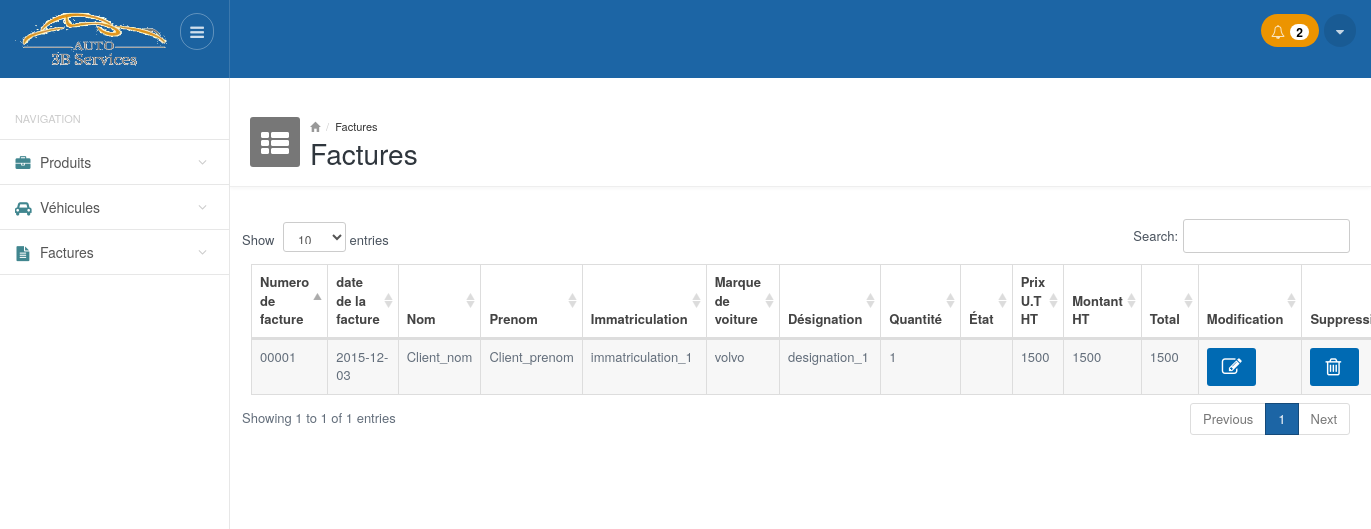
The app's page /factures.php (signed in), older data.
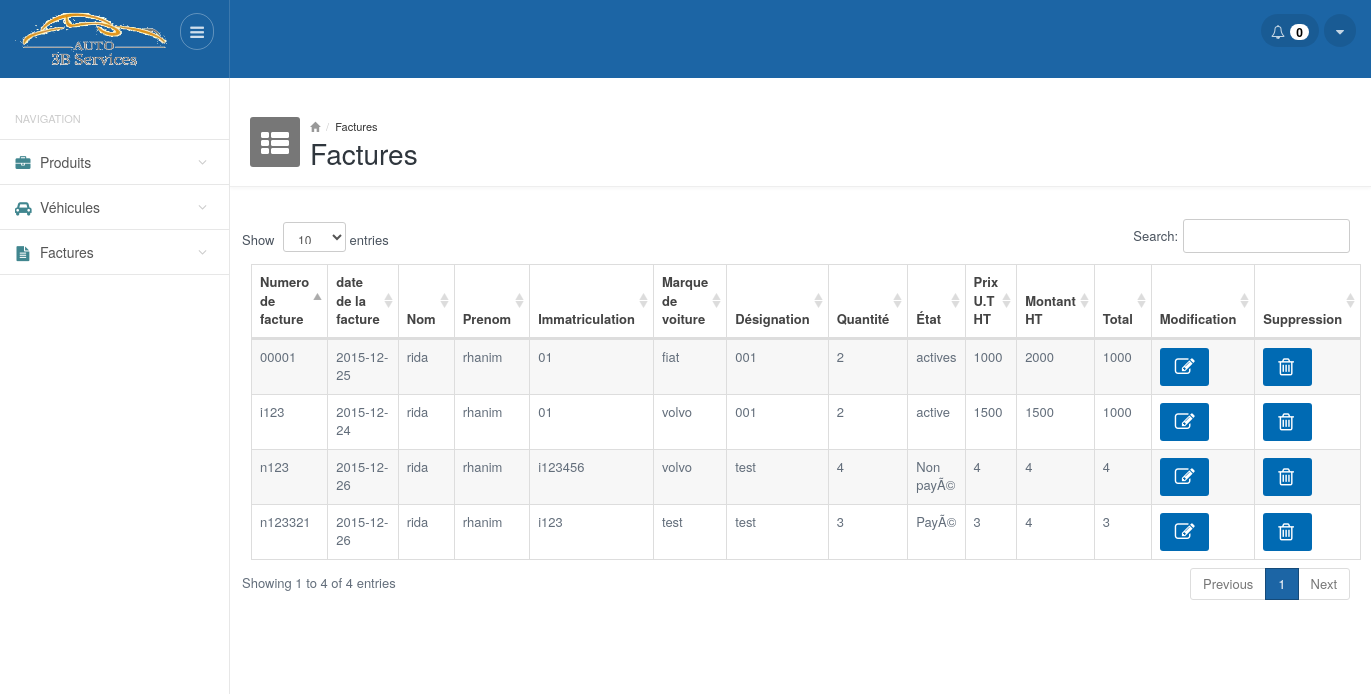
The same page, newer data.
### tables this page shows
CREATE TABLE IF NOT EXISTS `factures` (
  `num_fact` varchar(25) NOT NULL,
  `date_fact` date NOT NULL,
  `nom` varchar(25) NOT NULL,
  `prenom` varchar(25) NOT NULL,
  `immatriculation` varchar(25) NOT NULL,
  `marque_voiture` varchar(25) NOT NULL,
  `designation` varchar(50) NOT NULL,
  `qte` int(10) NOT NULL,
  `etat_facture` varchar(10) NOT NULL,
  `prix` float NOT NULL,
  `montant` float NOT NULL,
  `total` float NOT NULL
);

### functions.php (called while the page is built, shortened)
<?php
function getAllFactures()
{
     $result = mysql_query("SELECT * FROM factures ") or die(mysql_error());
     $factures = array();
     while($row = mysql_fetch_array($result))
        $factures[] = $row;
    return $factures;
}
function getNotifProducts()
{
    $result = mysql_query("SELECT count(*) FROM produits WHERE qte_min>=qte") or die(mysql_error());
    $count = mysql_fetch_array($result);
    return $count[0];
}
?>

### factures.php (the view, shortened to what this page needs)
<?php
require_once __DIR__ . '/functions.php';
require_once __DIR__ . '/header.php'; ?>
<div class="mainpanel">
    <div class="pageheader">
        <div class="media">
            <div class="pageicon pull-left">
                <i class="fa fa-th-list"></i>
            </div>
            <div class="media-body">
                <ul class="breadcrumb">
                    <li><a href="#"><i class="glyphicon glyphicon-home"></i></a></li>
                    <li><a href="#">Factures</a></li>
                </ul>
                <h4>Factures</h4>
            </div>
        </div>
    </div>
    <div class="contentpanel">
        <div class="panel panel-primary-head">
            <div>
            </div>
            <table id="basicTable" class="table table-striped table-bordered responsive">
                <thead class="">
                    <tr>
                        <th>Numero de facture</th>
                        <th>date de la facture</th>
                        <th>Nom</th>
                        <th>Prenom</th>
                        <th>Immatriculation</th>
                        <th>Marque de voiture</th>
                        <th>Désignation</th>
                        <th>Quantité</th>
                        <th>État</th>
                        <th>Prix U.T HT</th>
                        <th>Montant HT</th>
                        <th>Total</th>
                        <th>Modification</th>
                        <th>Suppression</th>
                    </tr>
                </thead>
                <tbody>
                    <?php
                      $factures= getAllFactures();
                      foreach($factures as $facture){ ?>
                            <tr>
                              <td><?php echo $facture['num_fact']; ?> </td>
                              <td><?php echo $facture['date_fact']; ?> </td>
                              <td><?php echo $facture['nom']; ?> </td>
                              <td><?php echo $facture['prenom']; ?> </td>
                              <td><?php echo $facture['immatriculation']; ?> </td>
                              <td><?php echo $facture['marque_voiture']; ?> </td>
                              <td><?php echo $facture['designation']; ?> </td>
                              <td><?php echo $facture['qte']; ?> </td>
                              <td><?php echo $facture['etat_facture']; ?> </td>
                              <td><?php echo $facture['prix']; ?> </td>
                              <td><?php echo $facture['montant']; ?> </td>
                              <td><?php echo $facture['total']; ?> </td>
                              <td class="center"><a class="btn btn-primary blue_b" href="modifier_facture.php?num_fact=<?php echo $facture['num_fact']; ?>"><i class="fa fa-edit"></i></a></td>
                              <td class="center"><a class="btn btn-primary blue_b" href="php_supprimer_facture.php?num_fact=<?php echo $facture['num_fact']; ?>"><i class="fa fa-trash-o"></i></a></td>
                          </tr>
                        <?php } ?>
                </tbody>
            </table>
        </div>
        <br />
    </div>
</div>
<?php
require_once __DIR__ . '/footer.php'; ?>

### header.php (shortened to what this page needs)
<!DOCTYPE html>
<html lang="en">
<head>
        <link href="css/style.default.css" rel="stylesheet">
        <link href="css/select2.css" rel="stylesheet" />
        <link href="css/style.datatables.css" rel="stylesheet">
        <link href="cdn.datatables.net/responsive/1.0.1/css/dataTables.responsive.css" rel="stylesheet">
    </head>
    <body>
        <header>
            <div class="headerwrapper">
                <div class="header-left">
                    <a href="#" class="logo">
                        <img src="images/logo.gif" alt="" style="width: 160px;height: 81px;margin-bottom: -16px;margin-top: -20px;">
                    </a>
                    <div class="pull-right">
                        <a href="#" class="menu-collapse">
                            <i class="fa fa-bars"></i>
                        </a>
                    </div>
                </div>
                <div class="header-right">
                    <div class="pull-right">
                            <div class="btn-group btn-group-list btn-group-notification">
                        <?php if(getNotifProducts() == 0) {?>
                            <button type="button" class="btn btn-default dropdown-toggle" data-toggle="dropdown">
                        <?php } else { ?>
                                <button type="button" class="btn btn-default dropdown-toggle orange" data-toggle="dropdown">
                        <?php } ?>
                              <i class="fa fa-bell-o"></i>
                              <span class="badge">
                                <?php echo getNotifProducts(); ?>
                              </span>
                            </button>
                        </div>
                        <div class="btn-group btn-group-option">
                            <button type="button" class="btn btn-default dropdown-toggle" data-toggle="dropdown">
                              <i class="fa fa-caret-down"></i>
                            </button>
                        </div>
                    </div>
                </div>
            </div>
        </header>
        <br>
        <br>
        <section>
            <div class="mainwrapper">
                <div class="leftpanel">
                    <h5 class="leftpanel-title">Navigation</h5>
                    <ul class="nav nav-pills nav-stacked">
                        <li class="parent <?php if ($_SERVER['REQUEST_URI'] == '/auto3bservices/produits.php' || $_SERVER['REQUEST_URI']  == '/auto3bservices/ajouter_produit.php' ) { echo 'active';} ?>"><a href="produits.php"><i class="fa fa-briefcase"></i> <span>Produits</span></a>
                        </li>
                        <li class="parent <?php if ($_SERVER['REQUEST_URI'] == '/auto3bservices/vehicules.php' || $_SERVER['REQUEST_URI']  == '/auto3bservices/ajouter_vehicule.php' ) { echo 'active';} ?>"><a href="vehicules.php"><i class="fa fa-car"></i> <span>Véhicules</span></a>
                        </li>
                        <li class="parent <?php if ($_SERVER['REQUEST_URI'] == '/auto3bservices/factures.php' || $_SERVER['REQUEST_URI'] == '/auto3bservices/ajouter_facture.php' ) { echo 'active';} ?>"><a href="factures.php"><i class="fa fa-file-text"></i> <span>Factures</span></a>
                        </li>
                    </ul>
                </div>

### footer.php (shortened to what this page needs)
  </div>
        </section>
    </body>
</html>

### css/style.default.css (style rules this page uses)
body { font-size: 13px; color: #636E7B; background-color: #fff; }
a { outline: none !important; }
.headerwrapper { background-color: #1C65A5; min-height: 60px; position: fixed; width: 100%; z-index: 1000; }
.headerwrapper:after { clear: both; display: block; content: ''; }
.headerwrapper .header-left { width: 230px; min-height: 60px; padding: 14px 15px; float: left; border-right: 1px solid rgba(255,255,255,0.14); background-color: rgba(0,0,0,0.03); position: relative; }
.headerwrapper .header-left .logo { display: inline-block; margin-top: 5px; float: left; }
.headerwrapper .header-left .menu-collapse { -moz-transition: all 0.2s ease-out 0s; -webkit-transition: all 0.2s ease-out 0s; transition: all 0.2s ease-out 0s; border: 1px solid rgba(255,255,255,0.3); color: rgba(255,255,255,0.8); padding: 6px 9px; -moz-border-radius: 50px; -webkit-border-radius: 50px; border-radius: 50px; display: inline-block; font-size: 16px; line-height: normal; position: absolute; top: 13px; right: 15px; }
.headerwrapper .header-right { margin-left: 230px; min-height: 60px; padding: 14px 15px; }
.headerwrapper .header-right .btn-group { margin: 0; line-height: 21px; float: left; }
.headerwrapper .header-right .btn-group > .btn { border: 0; background-color: rgba(0,0,0,0.1); color: rgba(255,255,255,0.75); -moz-border-radius: 50px; -webkit-border-radius: 50px; border-radius: 50px; line-height: normal; margin-left: 5px; height: 33px; }
.headerwrapper .header-right .btn-group .btn .badge { -moz-box-shadow: none; -webkit-box-shadow: none; box-shadow: none; background-color: #fff; color: #000; margin-left: 2px; padding: 2px 6px; }
.btn-group-notification > .btn { padding: 7px 10px; }
.btn-group-option > .btn { padding: 7px 12px; }
.mainwrapper { position: relative; top: 60px; }
.mainwrapper:before { content: ''; height: 100%; position: fixed; top: 0; left: 0; width: 230px; border-right: 1px solid #e7e7e7; }
.mainwrapper:after { clear: both; display: block; content: ''; }
.leftpanel { width: 230px; position: absolute; top: 0; left: 0; }
.leftpanel .leftpanel-title { text-transform: uppercase; color: #ccc; font-size: 11px; font-weight: normal; margin: 15px 15px; }
.leftpanel .nav { position: relative; border-bottom: 1px solid #e7e7e7; }
.leftpanel .nav > li { margin: 0 1px 0 0; font-size: 14px; font-weight: 500; border-top: 1px solid #e7e7e7; position: relative; }
.leftpanel .nav > li > a { color: #555; -moz-border-radius: 0; -webkit-border-radius: 0; border-radius: 0; -moz-transition: all 0.2s ease-out 0s; -webkit-transition: all 0.2s ease-out 0s; transition: all 0.2s ease-out 0s; padding: 12px 15px; }
.leftpanel .nav > li > a i { width: 16px; margin-right: 5px; color: #41868f; font-size: 15px; top: 1px; position: relative; text-align: center; }
.leftpanel .nav > li.parent:after { font-family: 'FontAwesome'; content: '\f107'; display: block; position: absolute; top: 12px; right: 22px; color: #ccc; }
.mainpanel { margin-left: 230px; }
.pageheader { padding: 20px; border-bottom: 1px solid #eee; padding-bottom: 20px; height: 90px; -webkit-box-shadow: 0 2px 3px rgba(0,0,0,0.03); box-shadow: 0 2px 3px rgba(0,0,0,0.03); }
.pageheader .media { padding: 0; clear: both; }
.pageheader .pageicon { width: 50px; height: 50px; background-color: #777; display: inline-block; color: #fff; font-size: 32px; border-radius: 3px; padding-top: 1px; padding-left: 10px; }
.pageheader .pageicon .fa-th-list { font-size: 28px; margin-left: 1px; }
.pageheader .breadcrumb { margin: 0; padding: 0; background: none; font-size: 11px; color: #999; line-height: 18px; }
.pageheader .breadcrumb li a { color: #333; }
.pageheader .breadcrumb li a i { color: #999; font-size: 10px; }
.pageheader h4 { margin: -2px 0 0 0; font-size: 28px; font-weight: 500; color: #2f363d; line-height: normal; }
.contentpanel { position: relative; padding: 20px; }
td i { width: 14px; margin-right: 5px; font-size: 20px; top: 1px; position: relative; text-align: center; }
.blue_b { background-color: #006AB3; }
.orange { background-color: #EC9400 !important; }

### css/style.datatables.css (style rules this page uses)
.table.dataTable thead .sorting_asc { background-image: url('../images/datatables/sort_asc.png'); }
.table.dataTable thead > tr > th { padding-left: 8px; }

Row changes from the older to the newer data that the page shows:
changed factures id 00001: date_fact "2015-12-03" → "2015-12-25"; nom "Client_nom" → "rida"; prenom "Client_prenom" → "rhanim"; immatriculation "immatriculation_1" → "01"; marque_voiture "volvo" → "fiat"; designation "designation_1" → "001"; qte "1" → "2"; etat_facture (not shown) → "actives"; prix "1500" → "1000"; montant "1500" → "2000"; total "1500" → "1000"
added factures: num_fact "i123", date_fact "2015-12-24", nom "rida", prenom "rhanim", immatriculation "01", marque_voiture "volvo", designation "001", qte "2", etat_facture "active", prix "1500", montant "1500", total "1000"
added factures: num_fact "n123", date_fact "2015-12-26", nom "rida", prenom "rhanim", immatriculation "i123456", marque_voiture "volvo", designation "test", qte "4", etat_facture "Non payÃ©", prix "4", montant "4", total "4"
added factures: num_fact "n123321", date_fact "2015-12-26", nom "rida", prenom "rhanim", immatriculation "i123", marque_voiture "test", designation "test", qte "3", etat_facture "PayÃ©", prix "3", montant "4", total "3"
Text that changed along with them:
getNotifProducts(): "2" → "0"
text written by a page script: "Show entries Search: Showing 1 to 1 of 1 entries Previous 1 Next" → "Show entries Search: Showing 1 to 4 of 4 entries Previous 1 Next"
